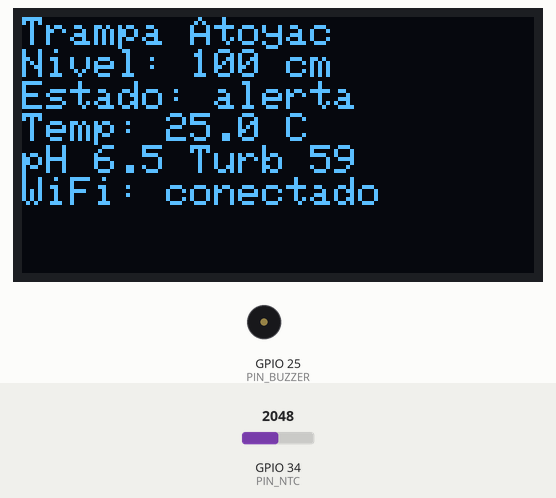
Simulated run of this sketch. Board: ESP32. Parts: 128×64 one-colour display, buzzer (waves = sounding). The inputs (shaded band) are chosen by the test bench; at power-on: GPIO 34 (PIN_NTC) = 2048 (analog values on the 0–4095 scale). WiFi joins after 1.5 s; servers stay silent unless stated; uploads are accepted with an empty reply; what the sketch prints to the serial monitor is not drawn.

Above: at 5.1 s.
5.2 s: GPIO 34 (PIN_NTC) set to 0
At 9.3 s:
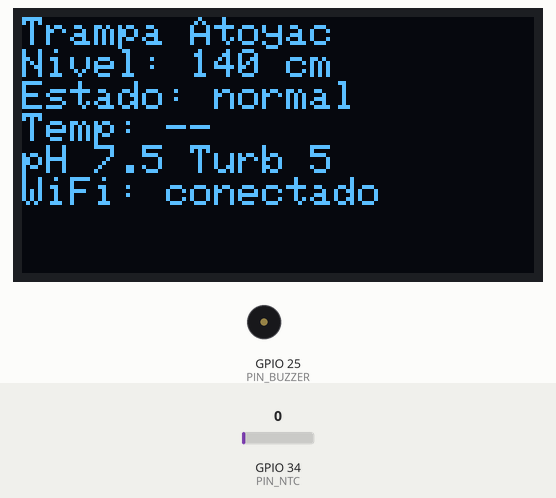
14.4 s: GPIO 34 (PIN_NTC) set to 110
At 18.6 s:
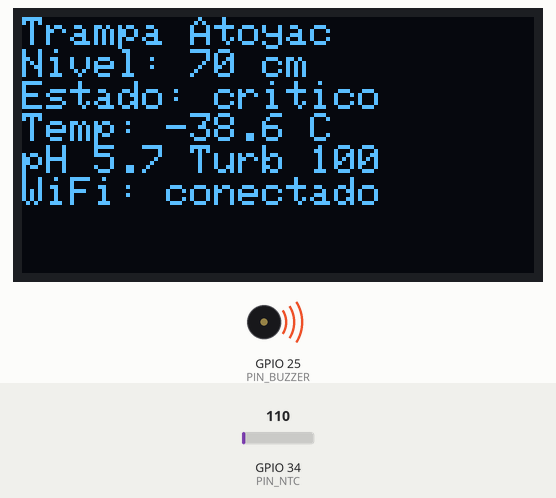
23.6 s: GPIO 34 (PIN_NTC) set to 180
At 27.8 s:
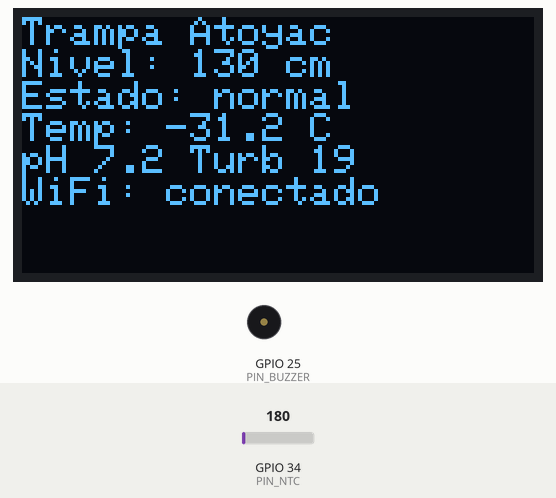
32.8 s: GPIO 34 (PIN_NTC) set to 4058
At 37.1 s:
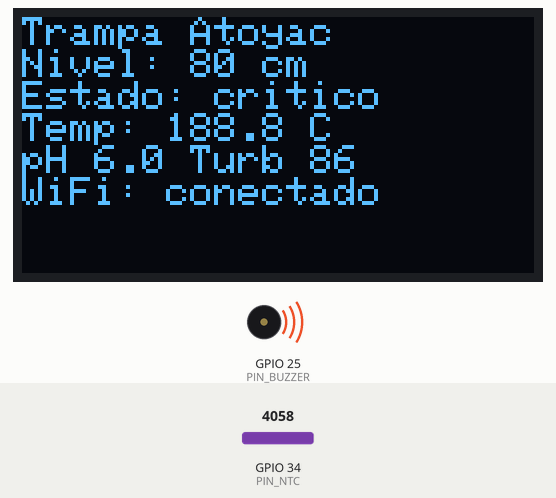
42.0 s: GPIO 34 (PIN_NTC) set to 4095
At 68.2 s:
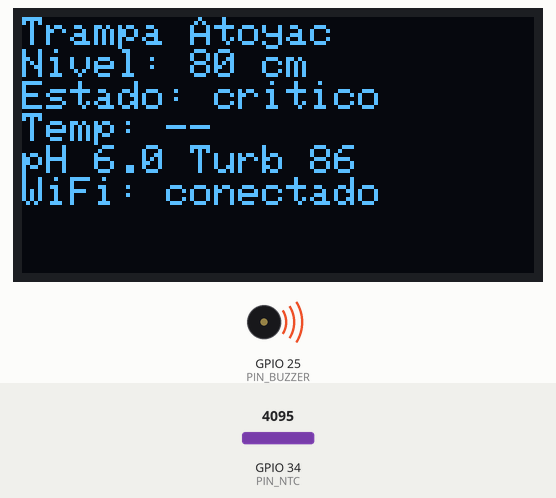
Timing chart, 0 to 87.0 s (numbered marks = the images above; inputs shaded):
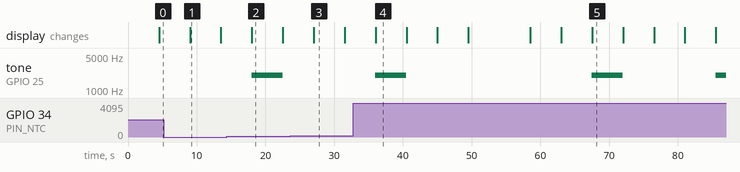

Measured:
- the behaviour switches between 4094 and 4095 on GPIO 34 (PIN_NTC) (found by bisection; images 4 and 5)
- after the input at 5.2 s, the display: changes after 3.8 s (image 1)
- after the input at 14.4 s, the display: changes after 3.6 s (image 2)
- after the input at 42.0 s, the display: first changes after 3.0 s (image 5 shows a later state)
- what the display in image 1 shows lasts 4.5 s, from 9.0 s to 13.5 s

The sketch:

trampa-atoyac.ino
```cpp
// Trampa ESP32 — Atoyac
// LilyGO T3 (OLED SSD1306 por I2C) + termistor NTC (IO34) + buzzer pasivo (IO25).
//
// Envía telemetría por WiFi a la tabla "lecturas_sensores" de Supabase cada
// INTERVALO_SENSORES_MS. El nivel de agua (sensor ultrasónico) todavía se
// SIMULA con una onda triangular hasta instalar el sensor real; pH, turbidez
// y conductividad se derivan matemáticamente de ese nivel simulado. La
// temperatura del NTC sí es una lectura real del hardware.
//
// Librerías necesarias (Arduino IDE → Administrador de bibliotecas):
//   - Adafruit SSD1306
//   - Adafruit GFX Library
//   (WiFi.h y HTTPClient.h ya vienen incluidas en el core de ESP32)

#include <Wire.h>
#include <Adafruit_GFX.h>
#include <Adafruit_SSD1306.h>
#include <WiFi.h>
#include <WiFiClientSecure.h>
#include <HTTPClient.h>

// ---------- WiFi ----------
// IMPORTANTE: el ESP32 (y el chip del LilyGO T3) solo tiene radio de 2.4 GHz,
// NO soporta redes de 5 GHz. Si tu red es dual-band ("...-5G" / "...5G" es
// casi siempre el nombre de la banda de 5 GHz), usa el SSID de la banda de
// 2.4 GHz en vez de ese — si no, el ESP32 ni siquiera la va a ver al escanear.
const char* WIFI_SSID = "TU_RED_WIFI_2.4GHZ";
const char* WIFI_PASSWORD = "TU_CONTRASENA_WIFI";

// ---------- Supabase ----------
// La "anon key" es pública por diseño (se usa igual en el navegador desde el
// dashboard web), así que es seguro dejarla escrita aquí en el firmware.
const char* SUPABASE_URL = "https://hqgixqhuchxgtixagzyq.supabase.co";
const char* SUPABASE_ANON_KEY = "sb_publishable_bFQ11CUdRLGfswa5AI-jgg_y8C22f4r";
const char* DISPOSITIVO_ID = "trampa-01";

// ---------- Pines ----------
#define PIN_SDA 21
#define PIN_SCL 22
#define PIN_NTC 34
#define PIN_BUZZER 25

#define OLED_ANCHO 128
#define OLED_ALTO 64
Adafruit_SSD1306 pantalla(OLED_ANCHO, OLED_ALTO, &Wire, -1);

// ---------- NTC (ecuación beta de Steinhart-Hart) ----------
const float NTC_BETA = 3950.0;
const float NTC_R0 = 10000.0;
const float NTC_T0_K = 298.15; // 25°C en Kelvin
const float NTC_R_SERIE = 10000.0;

// ---------- Simulación de distancia (hasta tener el ultrasónico real) ----------
const float DIST_MIN_CM = 70.0;
const float DIST_MAX_CM = 140.0;
float distanciaActualCm = DIST_MIN_CM;
int direccionDistancia = 1; // 1 = sube, -1 = baja

// ---------- Estado derivado de la última lectura completa ----------
float factorAcum = 0.0; // 0..1 (0 = nivel bajo, 1 = acumulación alta)
const char* estadoActual = "normal";
float tempC = NAN;
float phVal = 0.0;
float turbVal = 0.0;
float condVal = 0.0;
bool alertaBuzzer = false;

// ---------- Tiempos ----------
const unsigned long INTERVALO_DISTANCIA_MS = 1200;
const unsigned long INTERVALO_SENSORES_MS = 4500;
unsigned long ultimoCambioDistanciaMs = 0;
unsigned long ultimoCambioSensoresMs = 0;

void conectarWifi() {
  if (WiFi.status() == WL_CONNECTED) return;

  WiFi.mode(WIFI_STA);
  WiFi.begin(WIFI_SSID, WIFI_PASSWORD);
  Serial.print("Conectando a WiFi");

  unsigned long inicio = millis();
  while (WiFi.status() != WL_CONNECTED && millis() - inicio < 15000) {
    delay(300);
    Serial.print(".");
  }
  Serial.println();

  if (WiFi.status() == WL_CONNECTED) {
    Serial.print("WiFi conectado, IP: ");
    Serial.println(WiFi.localIP());
  } else {
    Serial.println("No se pudo conectar a WiFi (se reintenta en el próximo ciclo).");
  }
}

float leerTemperaturaNTC() {
  int lecturaAdc = analogRead(PIN_NTC);
  if (lecturaAdc <= 0 || lecturaAdc >= 4095) return NAN; // circuito abierto o en corto

  float voltaje = lecturaAdc / 4095.0 * 3.3;
  float resistenciaNtc = NTC_R_SERIE * (3.3 / voltaje - 1.0);
  float tempK = 1.0 / (1.0 / NTC_T0_K + log(resistenciaNtc / NTC_R0) / NTC_BETA);
  return tempK - 273.15;
}

void actualizarDistanciaDe10En10() {
  // SIMULACIÓN: onda triangular entre DIST_MIN_CM y DIST_MAX_CM.
  // Reemplazar por la lectura real del sensor ultrasónico cuando esté instalado.
  distanciaActualCm += direccionDistancia * 10.0;
  if (distanciaActualCm >= DIST_MAX_CM) {
    distanciaActualCm = DIST_MAX_CM;
    direccionDistancia = -1;
  } else if (distanciaActualCm <= DIST_MIN_CM) {
    distanciaActualCm = DIST_MIN_CM;
    direccionDistancia = 1;
  }
}

void actualizarLecturasSensores() {
  factorAcum = (DIST_MAX_CM - distanciaActualCm) / (DIST_MAX_CM - DIST_MIN_CM);
  factorAcum = constrain(factorAcum, 0.0, 1.0);

  tempC = leerTemperaturaNTC();

  // pH, turbidez y conductividad: derivados matemáticamente del nivel
  // simulado (y la temperatura real) hasta instalar los sensores reales.
  phVal = 7.5 - factorAcum * 1.8;
  turbVal = 5.0 + factorAcum * 95.0;
  float tempParaCond = isnan(tempC) ? 20.0 : tempC;
  condVal = 300.0 + factorAcum * 700.0 + (tempParaCond - 20.0) * 4.0;

  if (factorAcum >= 0.75) {
    estadoActual = "critico";
    alertaBuzzer = true;
  } else if (factorAcum >= 0.4) {
    estadoActual = "alerta";
    alertaBuzzer = false;
  } else {
    estadoActual = "normal";
    alertaBuzzer = false;
  }
}

void actualizarBuzzer() {
  if (alertaBuzzer) {
    tone(PIN_BUZZER, 2000);
  } else {
    noTone(PIN_BUZZER);
  }
}

void actualizarPantalla() {
  pantalla.clearDisplay();
  pantalla.setTextSize(1);
  pantalla.setTextColor(SSD1306_WHITE);
  pantalla.setCursor(0, 0);

  pantalla.println("Trampa Atoyac");
  pantalla.print("Nivel: ");
  pantalla.print(distanciaActualCm, 0);
  pantalla.println(" cm");
  pantalla.print("Estado: ");
  pantalla.println(estadoActual);
  pantalla.print("Temp: ");
  if (isnan(tempC)) {
    pantalla.println("--");
  } else {
    pantalla.print(tempC, 1);
    pantalla.println(" C");
  }
  pantalla.print("pH ");
  pantalla.print(phVal, 1);
  pantalla.print(" Turb ");
  pantalla.println(turbVal, 0);
  pantalla.print("WiFi: ");
  pantalla.println(WiFi.status() == WL_CONNECTED ? "conectado" : "sin conexion");

  pantalla.display();
}

void enviarLecturaASupabase() {
  if (WiFi.status() != WL_CONNECTED) {
    Serial.println("Sin WiFi, no se envía la lectura.");
    return;
  }

  // https:// en el ESP32 necesita un WiFiClientSecure explícito; con
  // HTTPClient a secas el handshake TLS falla siempre (POST nunca llega).
  // setInsecure() no valida el certificado del servidor — aceptable aquí
  // porque solo se manda la anon key pública, no hay credenciales secretas.
  WiFiClientSecure clienteSeguro;
  clienteSeguro.setInsecure();

  HTTPClient http;
  String url = String(SUPABASE_URL) + "/rest/v1/lecturas_sensores";
  if (!http.begin(clienteSeguro, url)) {
    Serial.println("No se pudo iniciar la conexión HTTPS a Supabase.");
    return;
  }
  http.addHeader("Content-Type", "application/json");
  http.addHeader("apikey", SUPABASE_ANON_KEY);
  http.addHeader("Authorization", String("Bearer ") + SUPABASE_ANON_KEY);
  http.addHeader("Prefer", "return=minimal");

  char tempStr[16];
  if (isnan(tempC)) {
    strcpy(tempStr, "null");
  } else {
    dtostrf(tempC, 0, 2, tempStr);
  }

  char cuerpo[400];
  snprintf(
    cuerpo, sizeof(cuerpo),
    "{\"dispositivo_id\":\"%s\",\"distancia_cm\":%.1f,\"nivel_factor\":%.3f,"
    "\"estado\":\"%s\",\"ph\":%.2f,\"turbidez_ntu\":%.1f,"
    "\"conductividad_us_cm\":%.1f,\"temperatura_c\":%s,\"alerta_buzzer\":%s}",
    DISPOSITIVO_ID, distanciaActualCm, factorAcum, estadoActual,
    phVal, turbVal, condVal, tempStr, alertaBuzzer ? "true" : "false"
  );

  int codigo = http.POST(cuerpo);
  Serial.print("POST lecturas_sensores -> HTTP ");
  Serial.println(codigo);
  if (codigo <= 0) {
    Serial.println(http.errorToString(codigo));
  }
  http.end();
}

void setup() {
  Serial.begin(115200);
  pinMode(PIN_BUZZER, OUTPUT);
  analogReadResolution(12);

  Wire.begin(PIN_SDA, PIN_SCL);
  if (!pantalla.begin(SSD1306_SWITCHCAPVCC, 0x3C)) {
    Serial.println("No se encontró la pantalla OLED.");
  } else {
    pantalla.clearDisplay();
    pantalla.setTextSize(1);
    pantalla.setTextColor(SSD1306_WHITE);
    pantalla.setCursor(0, 0);
    pantalla.println("Iniciando...");
    pantalla.display();
  }

  conectarWifi();
  actualizarLecturasSensores();
}

void loop() {
  unsigned long ahoraMs = millis();

  // 1) Reconectar WiFi si se perdió la conexión.
  if (WiFi.status() != WL_CONNECTED) {
    conectarWifi();
  }

  // 2) Nivel de agua simulado (se reemplaza por el ultrasónico real).
  if (ahoraMs - ultimoCambioDistanciaMs >= INTERVALO_DISTANCIA_MS) {
    ultimoCambioDistanciaMs = ahoraMs;
    actualizarDistanciaDe10En10();
  }

  // 3) Lectura completa de sensores + pantalla + buzzer + envío a Supabase.
  if (ahoraMs - ultimoCambioSensoresMs >= INTERVALO_SENSORES_MS) {
    ultimoCambioSensoresMs = ahoraMs;
    actualizarLecturasSensores();
    actualizarBuzzer();
    actualizarPantalla();
    enviarLecturaASupabase();
  }
}
```
